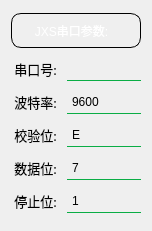
     <widget class="QWidget" name="layoutWidget_3">
      <property name="geometry">
       <rect>
        <x>410</x>
        <y>20</y>
        <width>136</width>
        <height>231</height>
       </rect>
      </property>
      <layout class="QGridLayout" name="gridLayout_4">
       <item row="0" column="0">
        <widget class="QLabel" name="label_25">
         <property name="maximumSize">
          <size>
           <width>16777215</width>
           <height>35</height>
          </size>
         </property>
         <property name="styleSheet">
          <string notr="true">background-color: qlineargradient(x1:0, y1:0, x2:1, y2:0,

   stop:0 rgb(0, 179, 87),stop:0.5 rgb(50, 149, 0),stop:1 rgb(0,179, 87));
color: rgb(255, 255, 255);
font: 10pt &quot;Arial Rounded MT Bold&quot;;
border: 0.5px solid ;
border-top-left-radius:10px;
border-top-right-radius:10px;
border-bottom-left-radius:10px;
border-bottom-right-radius:10px;</string>
         </property>
         <property name="text">
          <string>      JXS串口参数:</string>
         </property>
        </widget>
       </item>
       <item row="1" column="0">
        <layout class="QHBoxLayout" name="horizontalLayout_13">
         <item>
          <widget class="QLabel" name="label_34">
           <property name="minimumSize">
            <size>
             <width>50</width>
             <height>25</height>
            </size>
           </property>
           <property name="maximumSize">
            <size>
             <width>50</width>
             <height>25</height>
            </size>
           </property>
           <property name="font">
            <font>
             <family>微软雅黑</family>
             <pointsize>10</pointsize>
             <weight>9</weight>
             <italic>false</italic>
             <bold>false</bold>
            </font>
           </property>
           <property name="styleSheet">
            <string notr="true">background-color:transparent; 
color: black;
font: 75 10pt &quot;微软雅黑&quot;;</string>
           </property>
           <property name="text">
            <string> 串口号:</string>
           </property>
          </widget>
         </item>
         <item>
          <widget class="QComboBox" name="comboBox_com_jxs">
           <property name="minimumSize">
            <size>
             <width>0</width>
             <height>25</height>
            </size>
           </property>
           <property name="styleSheet">
            <string notr="true">QComboBox{
font: 75 9pt &quot;微软雅黑&quot;;
border:none;
background-color:transparent ;
border-bottom:1px solid rgb(10, 173, 69)
}
QComboBox::down-arrow{
image: url(:/icon/arrow-down1.png);
 width:20px;
 height:25px;
}
QComboBox::drop-down{
background-color:transparent;
width:20px;
height:25px; 
}
</string>
           </property>
           <property name="placeholderText">
            <string>COM选择</string>
           </property>
           <item>
            <property name="text">
             <string>COM1</string>
            </property>
           </item>
           <item>
            <property name="text">
             <string>COM2</string>
            </property>
           </item>
           <item>
            <property name="text">
             <string>COM3</string>
            </property>
           </item>
           <item>
            <property name="text">
             <string>COM4</string>
            </property>
           </item>
           <item>
            <property name="text">
             <string>COM5</string>
            </property>
           </item>
           <item>
            <property name="text">
             <string>COM6</string>
            </property>
           </item>
           <item>
            <property name="text">
             <string>COM7</string>
            </property>
           </item>
           <item>
            <property name="text">
             <string>COM8</string>
            </property>
           </item>
           <item>
            <property name="text">
             <string>COM9</string>
            </property>
           </item>
          </widget>
         </item>
        </layout>
       </item>
       <item row="2" column="0">
        <layout class="QHBoxLayout" name="horizontalLayout_14">
         <item>
          <widget class="QLabel" name="label_35">
           <property name="minimumSize">
            <size>
             <width>50</width>
             <height>25</height>
            </size>
           </property>
           <property name="maximumSize">
            <size>
             <width>50</width>
             <height>25</height>
            </size>
           </property>
           <property name="font">
            <font>
             <family>微软雅黑</family>
             <pointsize>10</pointsize>
             <weight>9</weight>
             <italic>false</italic>
             <bold>false</bold>
            </font>
           </property>
           <property name="styleSheet">
            <string notr="true">background-color:transparent; 
color: black;
font: 75 10pt &quot;微软雅黑&quot;;</string>
           </property>
           <property name="text">
            <string> 波特率:</string>
           </property>
          </widget>
         </item>
         <item>
          <widget class="QComboBox" name="comboBox_botelv_jxs">
           <property name="minimumSize">
            <size>
             <width>0</width>
             <height>25</height>
            </size>
           </property>
           <property name="styleSheet">
            <string notr="true">QComboBox{
font: 75 9pt &quot;微软雅黑&quot;;
border:none;
background-color:transparent ;
border-bottom:1px solid rgb(10, 173, 69)
}
QComboBox::down-arrow{
image: url(:/icon/arrow-down1.png);
 width:20px;
 height:25px;
}
QComboBox::drop-down{
background-color:transparent;
width:20px;
height:25px; 
}
</string>
           </property>
           <item>
            <property name="text">
             <string>9600</string>
            </property>
           </item>
           <item>
            <property name="text">
             <string>14400</string>
            </property>
           </item>
           <item>
            <property name="text">
             <string>19200</string>
            </property>
           </item>
           <item>
            <property name="text">
             <string>115200</string>
            </property>
           </item>
          </widget>
         </item>
        </layout>
       </item>
       <item row="3" column="0">
        <layout class="QHBoxLayout" name="horizontalLayout_15">
         <item>
          <widget class="QLabel" name="label_36">
           <property name="minimumSize">
            <size>
             <width>50</width>
             <height>25</height>
            </size>
           </property>
           <property name="maximumSize">
            <size>
             <width>50</width>
             <height>25</height>
            </size>
           </property>
           <property name="font">
            <font>
             <family>微软雅黑</family>
             <pointsize>10</pointsize>
             <weight>9</weight>
             <italic>false</italic>
             <bold>false</bold>
            </font>
           </property>
           <property name="styleSheet">
            <string notr="true">background-color:transparent; 
color: black;
font: 75 10pt &quot;微软雅黑&quot;;</string>
           </property>
           <property name="text">
            <string> 校验位:</string>
           </property>
          </widget>
         </item>
         <item>
          <widget class="QComboBox" name="comboBox_jiaoyan_jxs">
           <property name="minimumSize">
            <size>
             <width>0</width>
             <height>25</height>
            </size>
           </property>
           <property name="styleSheet">
            <string notr="true">QComboBox{
font: 75 9pt &quot;微软雅黑&quot;;
border:none;
background-color:transparent ;
border-bottom:1px solid rgb(10, 173, 69)
}
QComboBox::down-arrow{
image: url(:/icon/arrow-down1.png);
 width:20px;
 height:25px;
}
QComboBox::drop-down{
background-color:transparent;
width:20px;
height:25px; 
}
</string>
           </property>
           <item>
            <property name="text">
             <string>E</string>
            </property>
           </item>
           <item>
            <property name="text">
             <string>N</string>
            </property>
           </item>
           <item>
            <property name="text">
             <string>O</string>
            </property>
           </item>
           <item>
            <property name="text">
             <string>S</string>
            </property>
           </item>
          </widget>
         </item>
        </layout>
       </item>
       <item row="4" column="0">
        <layout class="QHBoxLayout" name="horizontalLayout_16">
         <item>
          <widget class="QLabel" name="label_37">
           <property name="minimumSize">
            <size>
             <width>50</width>
             <height>25</height>
            </size>
           </property>
           <property name="maximumSize">
            <size>
             <width>50</width>
             <height>25</height>
            </size>
           </property>
           <property name="font">
            <font>
             <family>微软雅黑</family>
             <pointsize>10</pointsize>
             <weight>9</weight>
             <italic>false</italic>
             <bold>false</bold>
            </font>
           </property>
           <property name="styleSheet">
            <string notr="true">background-color:transparent; 
color: black;
font: 75 10pt &quot;微软雅黑&quot;;</string>
           </property>
           <property name="text">
            <string> 数据位:</string>
           </property>
          </widget>
         </item>
         <item>
          <widget class="QComboBox" name="comboBox_shujuwei_jxs">
           <property name="minimumSize">
            <size>
             <width>0</width>
             <height>25</height>
            </size>
           </property>
           <property name="styleSheet">
            <string notr="true">QComboBox{
font: 75 9pt &quot;微软雅黑&quot;;
border:none;
background-color:transparent ;
border-bottom:1px solid rgb(10, 173, 69)
}
QComboBox::down-arrow{
image: url(:/icon/arrow-down1.png);
 width:20px;
 height:25px;
}
QComboBox::drop-down{
background-color:transparent;
width:20px;
height:25px; 
}
</string>
           </property>
           <item>
            <property name="text">
             <string>7</string>
            </property>
           </item>
           <item>
            <property name="text">
             <string>5</string>
            </property>
           </item>
           <item>
            <property name="text">
             <string>6</string>
            </property>
           </item>
           <item>
            <property name="text">
             <string>8</string>
            </property>
           </item>
          </widget>
         </item>
        </layout>
       </item>
       <item row="5" column="0">
        <layout class="QHBoxLayout" name="horizontalLayout_17">
         <item>
          <widget class="QLabel" name="label_38">
           <property name="minimumSize">
            <size>
             <width>50</width>
             <height>25</height>
            </size>
           </property>
           <property name="maximumSize">
            <size>
             <width>50</width>
             <height>25</height>
            </size>
           </property>
           <property name="font">
            <font>
             <family>微软雅黑</family>
             <pointsize>10</pointsize>
             <weight>9</weight>
             <italic>false</italic>
             <bold>false</bold>
            </font>
           </property>
           <property name="styleSheet">
            <string notr="true">background-color:transparent; 
color: black;
font: 75 10pt &quot;微软雅黑&quot;;</string>
           </property>
           <property name="text">
            <string> 停止位:</string>
           </property>
          </widget>
         </item>
         <item>
          <widget class="QComboBox" name="comboBox_tingzhiwei_jxs">
           <property name="minimumSize">
            <size>
             <width>0</width>
             <height>25</height>
            </size>
           </property>
           <property name="styleSheet">
            <string notr="true">QComboBox{
font: 75 9pt &quot;微软雅黑&quot;;
border:none;
background-color:transparent ;
border-bottom:1px solid rgb(10, 173, 69)
}
QComboBox::down-arrow{
image: url(:/icon/arrow-down1.png);
 width:20px;
 height:25px;
}
QComboBox::drop-down{
background-color:transparent;
width:20px;
height:25px; 
}
</string>
           </property>
           <item>
            <property name="text">
             <string>1</string>
            </property>
           </item>
           <item>
            <property name="text">
             <string>1.5</string>
            </property>
           </item>
           <item>
            <property name="text">
             <string>2</string>
            </property>
           </item>
          </widget>
         </item>
        </layout>
       </item>
      </layout>
     </widget>
